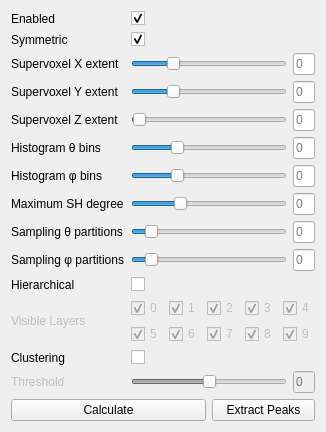
<?xml version="1.0" encoding="UTF-8"?>
<ui version="4.0">
 <class>odf_toolbox</class>
 <widget class="QWidget" name="odf_toolbox">
  <property name="geometry">
   <rect>
    <x>0</x>
    <y>0</y>
    <width>295</width>
    <height>428</height>
   </rect>
  </property>
  <property name="windowTitle">
   <string>Orientation Distribution Function Toolbox</string>
  </property>
  <layout class="QGridLayout" name="gridLayout">
   <item row="0" column="0">
    <widget class="QLabel" name="label_enabled">
     <property name="text">
      <string>Enabled</string>
     </property>
    </widget>
   </item>
   <item row="0" column="1">
    <widget class="QCheckBox" name="checkbox_enabled">
     <property name="layoutDirection">
      <enum>Qt::LeftToRight</enum>
     </property>
     <property name="text">
      <string/>
     </property>
     <property name="checked">
      <bool>true</bool>
     </property>
    </widget>
   </item>
   <item row="1" column="0">
    <widget class="QLabel" name="label_even_only">
     <property name="text">
      <string>Symmetric</string>
     </property>
    </widget>
   </item>
   <item row="1" column="1">
    <widget class="QCheckBox" name="checkbox_even_only">
     <property name="layoutDirection">
      <enum>Qt::LeftToRight</enum>
     </property>
     <property name="text">
      <string/>
     </property>
     <property name="checked">
      <bool>true</bool>
     </property>
    </widget>
   </item>
   <item row="2" column="0">
    <widget class="QLabel" name="label_vector_block_x">
     <property name="enabled">
      <bool>true</bool>
     </property>
     <property name="text">
      <string>Supervoxel X extent</string>
     </property>
    </widget>
   </item>
   <item row="2" column="1" colspan="2">
    <widget class="QSlider" name="slider_vector_block_x">
     <property name="sizePolicy">
      <sizepolicy hsizetype="Preferred" vsizetype="Preferred">
       <horstretch>4</horstretch>
       <verstretch>0</verstretch>
      </sizepolicy>
     </property>
     <property name="minimumSize">
      <size>
       <width>0</width>
       <height>0</height>
      </size>
     </property>
     <property name="maximum">
      <number>256</number>
     </property>
     <property name="singleStep">
      <number>1</number>
     </property>
     <property name="value">
      <number>64</number>
     </property>
     <property name="orientation">
      <enum>Qt::Horizontal</enum>
     </property>
     <property name="tickPosition">
      <enum>QSlider::NoTicks</enum>
     </property>
     <property name="tickInterval">
      <number>1</number>
     </property>
    </widget>
   </item>
   <item row="2" column="3">
    <widget class="QLineEdit" name="line_edit_vector_block_x">
     <property name="sizePolicy">
      <sizepolicy hsizetype="Preferred" vsizetype="Preferred">
       <horstretch>1</horstretch>
       <verstretch>0</verstretch>
      </sizepolicy>
     </property>
     <property name="text">
      <string/>
     </property>
     <property name="alignment">
      <set>Qt::AlignLeading|Qt::AlignLeft|Qt::AlignVCenter</set>
     </property>
     <property name="placeholderText">
      <string>0</string>
     </property>
    </widget>
   </item>
   <item row="3" column="0">
    <widget class="QLabel" name="label_vector_block_y">
     <property name="enabled">
      <bool>true</bool>
     </property>
     <property name="text">
      <string>Supervoxel Y extent</string>
     </property>
    </widget>
   </item>
   <item row="3" column="1" colspan="2">
    <widget class="QSlider" name="slider_vector_block_y">
     <property name="sizePolicy">
      <sizepolicy hsizetype="Preferred" vsizetype="Preferred">
       <horstretch>4</horstretch>
       <verstretch>0</verstretch>
      </sizepolicy>
     </property>
     <property name="minimumSize">
      <size>
       <width>0</width>
       <height>0</height>
      </size>
     </property>
     <property name="maximum">
      <number>256</number>
     </property>
     <property name="singleStep">
      <number>1</number>
     </property>
     <property name="value">
      <number>64</number>
     </property>
     <property name="orientation">
      <enum>Qt::Horizontal</enum>
     </property>
    </widget>
   </item>
   <item row="3" column="3">
    <widget class="QLineEdit" name="line_edit_vector_block_y">
     <property name="sizePolicy">
      <sizepolicy hsizetype="Preferred" vsizetype="Preferred">
       <horstretch>1</horstretch>
       <verstretch>0</verstretch>
      </sizepolicy>
     </property>
     <property name="text">
      <string/>
     </property>
     <property name="alignment">
      <set>Qt::AlignLeading|Qt::AlignLeft|Qt::AlignVCenter</set>
     </property>
     <property name="placeholderText">
      <string>0</string>
     </property>
    </widget>
   </item>
   <item row="4" column="0">
    <widget class="QLabel" name="label_vector_block_z">
     <property name="enabled">
      <bool>true</bool>
     </property>
     <property name="text">
      <string>Supervoxel Z extent</string>
     </property>
    </widget>
   </item>
   <item row="4" column="1" colspan="2">
    <widget class="QSlider" name="slider_vector_block_z">
     <property name="sizePolicy">
      <sizepolicy hsizetype="Preferred" vsizetype="Preferred">
       <horstretch>4</horstretch>
       <verstretch>0</verstretch>
      </sizepolicy>
     </property>
     <property name="minimumSize">
      <size>
       <width>0</width>
       <height>0</height>
      </size>
     </property>
     <property name="maximum">
      <number>256</number>
     </property>
     <property name="singleStep">
      <number>1</number>
     </property>
     <property name="value">
      <number>1</number>
     </property>
     <property name="orientation">
      <enum>Qt::Horizontal</enum>
     </property>
    </widget>
   </item>
   <item row="4" column="3">
    <widget class="QLineEdit" name="line_edit_vector_block_z">
     <property name="sizePolicy">
      <sizepolicy hsizetype="Preferred" vsizetype="Preferred">
       <horstretch>1</horstretch>
       <verstretch>0</verstretch>
      </sizepolicy>
     </property>
     <property name="text">
      <string/>
     </property>
     <property name="alignment">
      <set>Qt::AlignLeading|Qt::AlignLeft|Qt::AlignVCenter</set>
     </property>
     <property name="placeholderText">
      <string>0</string>
     </property>
    </widget>
   </item>
   <item row="5" column="0">
    <widget class="QLabel" name="label_histogram_theta">
     <property name="enabled">
      <bool>true</bool>
     </property>
     <property name="text">
      <string>Histogram θ bins</string>
     </property>
    </widget>
   </item>
   <item row="5" column="1" colspan="2">
    <widget class="QSlider" name="slider_histogram_theta">
     <property name="sizePolicy">
      <sizepolicy hsizetype="Preferred" vsizetype="Preferred">
       <horstretch>4</horstretch>
       <verstretch>0</verstretch>
      </sizepolicy>
     </property>
     <property name="minimumSize">
      <size>
       <width>0</width>
       <height>0</height>
      </size>
     </property>
     <property name="maximum">
      <number>360</number>
     </property>
     <property name="value">
      <number>100</number>
     </property>
     <property name="orientation">
      <enum>Qt::Horizontal</enum>
     </property>
    </widget>
   </item>
   <item row="5" column="3">
    <widget class="QLineEdit" name="line_edit_histogram_theta">
     <property name="sizePolicy">
      <sizepolicy hsizetype="Preferred" vsizetype="Preferred">
       <horstretch>1</horstretch>
       <verstretch>0</verstretch>
      </sizepolicy>
     </property>
     <property name="text">
      <string/>
     </property>
     <property name="alignment">
      <set>Qt::AlignLeading|Qt::AlignLeft|Qt::AlignVCenter</set>
     </property>
     <property name="placeholderText">
      <string>0</string>
     </property>
    </widget>
   </item>
   <item row="6" column="0">
    <widget class="QLabel" name="label_histogram_phi">
     <property name="enabled">
      <bool>true</bool>
     </property>
     <property name="text">
      <string>Histogram φ bins</string>
     </property>
    </widget>
   </item>
   <item row="6" column="1" colspan="2">
    <widget class="QSlider" name="slider_histogram_phi">
     <property name="sizePolicy">
      <sizepolicy hsizetype="Preferred" vsizetype="Preferred">
       <horstretch>4</horstretch>
       <verstretch>0</verstretch>
      </sizepolicy>
     </property>
     <property name="minimumSize">
      <size>
       <width>0</width>
       <height>0</height>
      </size>
     </property>
     <property name="maximum">
      <number>180</number>
     </property>
     <property name="value">
      <number>50</number>
     </property>
     <property name="orientation">
      <enum>Qt::Horizontal</enum>
     </property>
    </widget>
   </item>
   <item row="6" column="3">
    <widget class="QLineEdit" name="line_edit_histogram_phi">
     <property name="sizePolicy">
      <sizepolicy hsizetype="Preferred" vsizetype="Preferred">
       <horstretch>1</horstretch>
       <verstretch>0</verstretch>
      </sizepolicy>
     </property>
     <property name="text">
      <string/>
     </property>
     <property name="alignment">
      <set>Qt::AlignLeading|Qt::AlignLeft|Qt::AlignVCenter</set>
     </property>
     <property name="placeholderText">
      <string>0</string>
     </property>
    </widget>
   </item>
   <item row="7" column="0">
    <widget class="QLabel" name="label_maximum_sh_degree">
     <property name="enabled">
      <bool>true</bool>
     </property>
     <property name="text">
      <string>Maximum SH degree</string>
     </property>
    </widget>
   </item>
   <item row="7" column="1" colspan="2">
    <widget class="QSlider" name="slider_maximum_sh_degree">
     <property name="sizePolicy">
      <sizepolicy hsizetype="Preferred" vsizetype="Preferred">
       <horstretch>4</horstretch>
       <verstretch>0</verstretch>
      </sizepolicy>
     </property>
     <property name="minimumSize">
      <size>
       <width>0</width>
       <height>0</height>
      </size>
     </property>
     <property name="maximum">
      <number>20</number>
     </property>
     <property name="value">
      <number>6</number>
     </property>
     <property name="orientation">
      <enum>Qt::Horizontal</enum>
     </property>
    </widget>
   </item>
   <item row="7" column="3">
    <widget class="QLineEdit" name="line_edit_maximum_sh_degree">
     <property name="sizePolicy">
      <sizepolicy hsizetype="Preferred" vsizetype="Preferred">
       <horstretch>1</horstretch>
       <verstretch>0</verstretch>
      </sizepolicy>
     </property>
     <property name="text">
      <string/>
     </property>
     <property name="alignment">
      <set>Qt::AlignLeading|Qt::AlignLeft|Qt::AlignVCenter</set>
     </property>
     <property name="placeholderText">
      <string>0</string>
     </property>
    </widget>
   </item>
   <item row="8" column="0">
    <widget class="QLabel" name="label_sampling_theta">
     <property name="enabled">
      <bool>true</bool>
     </property>
     <property name="text">
      <string>Sampling θ partitions</string>
     </property>
    </widget>
   </item>
   <item row="8" column="1" colspan="2">
    <widget class="QSlider" name="slider_sampling_theta">
     <property name="sizePolicy">
      <sizepolicy hsizetype="Preferred" vsizetype="Preferred">
       <horstretch>4</horstretch>
       <verstretch>0</verstretch>
      </sizepolicy>
     </property>
     <property name="minimumSize">
      <size>
       <width>0</width>
       <height>0</height>
      </size>
     </property>
     <property name="maximum">
      <number>360</number>
     </property>
     <property name="value">
      <number>32</number>
     </property>
     <property name="orientation">
      <enum>Qt::Horizontal</enum>
     </property>
    </widget>
   </item>
   <item row="8" column="3">
    <widget class="QLineEdit" name="line_edit_sampling_theta">
     <property name="sizePolicy">
      <sizepolicy hsizetype="Preferred" vsizetype="Preferred">
       <horstretch>1</horstretch>
       <verstretch>0</verstretch>
      </sizepolicy>
     </property>
     <property name="text">
      <string/>
     </property>
     <property name="alignment">
      <set>Qt::AlignLeading|Qt::AlignLeft|Qt::AlignVCenter</set>
     </property>
     <property name="placeholderText">
      <string>0</string>
     </property>
    </widget>
   </item>
   <item row="9" column="0">
    <widget class="QLabel" name="label_sampling_phi">
     <property name="enabled">
      <bool>true</bool>
     </property>
     <property name="text">
      <string>Sampling φ partitions</string>
     </property>
    </widget>
   </item>
   <item row="9" column="1" colspan="2">
    <widget class="QSlider" name="slider_sampling_phi">
     <property name="sizePolicy">
      <sizepolicy hsizetype="Preferred" vsizetype="Preferred">
       <horstretch>4</horstretch>
       <verstretch>0</verstretch>
      </sizepolicy>
     </property>
     <property name="minimumSize">
      <size>
       <width>0</width>
       <height>0</height>
      </size>
     </property>
     <property name="maximum">
      <number>180</number>
     </property>
     <property name="value">
      <number>16</number>
     </property>
     <property name="orientation">
      <enum>Qt::Horizontal</enum>
     </property>
    </widget>
   </item>
   <item row="9" column="3">
    <widget class="QLineEdit" name="line_edit_sampling_phi">
     <property name="sizePolicy">
      <sizepolicy hsizetype="Preferred" vsizetype="Preferred">
       <horstretch>1</horstretch>
       <verstretch>0</verstretch>
      </sizepolicy>
     </property>
     <property name="text">
      <string/>
     </property>
     <property name="alignment">
      <set>Qt::AlignLeading|Qt::AlignLeft|Qt::AlignVCenter</set>
     </property>
     <property name="placeholderText">
      <string>0</string>
     </property>
    </widget>
   </item>
   <item row="10" column="0">
    <widget class="QLabel" name="label_hierarchical">
     <property name="text">
      <string>Hierarchical</string>
     </property>
    </widget>
   </item>
   <item row="10" column="1">
    <widget class="QCheckBox" name="checkbox_hierarchical">
     <property name="enabled">
      <bool>true</bool>
     </property>
     <property name="toolTip">
      <string>See [HDAG2017].</string>
     </property>
     <property name="layoutDirection">
      <enum>Qt::LeftToRight</enum>
     </property>
     <property name="text">
      <string/>
     </property>
     <property name="checked">
      <bool>false</bool>
     </property>
    </widget>
   </item>
   <item row="11" column="0">
    <widget class="QLabel" name="label_layer_checkboxes">
     <property name="enabled">
      <bool>false</bool>
     </property>
     <property name="text">
      <string>Visible Layers</string>
     </property>
    </widget>
   </item>
   <item row="11" column="1" colspan="3">
    <widget class="QWidget" name="layout_layer_checkboxes" native="true">
     <property name="enabled">
      <bool>false</bool>
     </property>
     <layout class="QGridLayout" name="layout_depth_checkboxes">
      <property name="leftMargin">
       <number>0</number>
      </property>
      <property name="topMargin">
       <number>0</number>
      </property>
      <property name="rightMargin">
       <number>0</number>
      </property>
      <property name="bottomMargin">
       <number>0</number>
      </property>
      <property name="spacing">
       <number>6</number>
      </property>
      <item row="1" column="0">
       <widget class="QCheckBox" name="checkbox_depth_5">
        <property name="text">
         <string>5</string>
        </property>
        <property name="checked">
         <bool>true</bool>
        </property>
       </widget>
      </item>
      <item row="1" column="2">
       <widget class="QCheckBox" name="checkbox_depth_7">
        <property name="text">
         <string>7</string>
        </property>
        <property name="checked">
         <bool>true</bool>
        </property>
       </widget>
      </item>
      <item row="0" column="4">
       <widget class="QCheckBox" name="checkbox_depth_4">
        <property name="text">
         <string>4</string>
        </property>
        <property name="checked">
         <bool>true</bool>
        </property>
       </widget>
      </item>
      <item row="1" column="3">
       <widget class="QCheckBox" name="checkbox_depth_8">
        <property name="text">
         <string>8</string>
        </property>
        <property name="checked">
         <bool>true</bool>
        </property>
       </widget>
      </item>
      <item row="0" column="3">
       <widget class="QCheckBox" name="checkbox_depth_3">
        <property name="text">
         <string>3</string>
        </property>
        <property name="checked">
         <bool>true</bool>
        </property>
       </widget>
      </item>
      <item row="1" column="1">
       <widget class="QCheckBox" name="checkbox_depth_6">
        <property name="text">
         <string>6</string>
        </property>
        <property name="checked">
         <bool>true</bool>
        </property>
       </widget>
      </item>
      <item row="0" column="0">
       <widget class="QCheckBox" name="checkbox_depth_0">
        <property name="toolTip">
         <string/>
        </property>
        <property name="text">
         <string>0</string>
        </property>
        <property name="checked">
         <bool>true</bool>
        </property>
       </widget>
      </item>
      <item row="0" column="2">
       <widget class="QCheckBox" name="checkbox_depth_2">
        <property name="text">
         <string>2</string>
        </property>
        <property name="checked">
         <bool>true</bool>
        </property>
       </widget>
      </item>
      <item row="0" column="1">
       <widget class="QCheckBox" name="checkbox_depth_1">
        <property name="text">
         <string>1</string>
        </property>
        <property name="checked">
         <bool>true</bool>
        </property>
       </widget>
      </item>
      <item row="1" column="4">
       <widget class="QCheckBox" name="checkbox_depth_9">
        <property name="text">
         <string>9</string>
        </property>
        <property name="checked">
         <bool>true</bool>
        </property>
       </widget>
      </item>
     </layout>
    </widget>
   </item>
   <item row="12" column="0">
    <widget class="QLabel" name="label_clustering_enabled">
     <property name="text">
      <string>Clustering</string>
     </property>
    </widget>
   </item>
   <item row="12" column="1">
    <widget class="QCheckBox" name="checkbox_clustering_enabled">
     <property name="enabled">
      <bool>true</bool>
     </property>
     <property name="toolTip">
      <string>See [HDAG2017].</string>
     </property>
     <property name="layoutDirection">
      <enum>Qt::LeftToRight</enum>
     </property>
     <property name="text">
      <string/>
     </property>
     <property name="checked">
      <bool>false</bool>
     </property>
    </widget>
   </item>
   <item row="13" column="0">
    <widget class="QLabel" name="label_threshold">
     <property name="enabled">
      <bool>false</bool>
     </property>
     <property name="text">
      <string>Threshold</string>
     </property>
    </widget>
   </item>
   <item row="13" column="1" colspan="2">
    <widget class="QSlider" name="slider_threshold">
     <property name="enabled">
      <bool>false</bool>
     </property>
     <property name="sizePolicy">
      <sizepolicy hsizetype="Preferred" vsizetype="Preferred">
       <horstretch>4</horstretch>
       <verstretch>0</verstretch>
      </sizepolicy>
     </property>
     <property name="minimumSize">
      <size>
       <width>0</width>
       <height>0</height>
      </size>
     </property>
     <property name="toolTip">
      <string>See [HDAG2017].</string>
     </property>
     <property name="maximum">
      <number>1000</number>
     </property>
     <property name="value">
      <number>500</number>
     </property>
     <property name="orientation">
      <enum>Qt::Horizontal</enum>
     </property>
    </widget>
   </item>
   <item row="13" column="3">
    <widget class="QLineEdit" name="line_edit_threshold">
     <property name="enabled">
      <bool>false</bool>
     </property>
     <property name="sizePolicy">
      <sizepolicy hsizetype="Preferred" vsizetype="Preferred">
       <horstretch>1</horstretch>
       <verstretch>0</verstretch>
      </sizepolicy>
     </property>
     <property name="text">
      <string/>
     </property>
     <property name="alignment">
      <set>Qt::AlignLeading|Qt::AlignLeft|Qt::AlignVCenter</set>
     </property>
     <property name="placeholderText">
      <string>0</string>
     </property>
    </widget>
   </item>
   <item row="14" column="0" colspan="2">
    <widget class="QPushButton" name="button_calculate">
     <property name="text">
      <string>Calculate</string>
     </property>
    </widget>
   </item>
   <item row="14" column="2" colspan="2">
    <widget class="QPushButton" name="button_extract_peaks">
     <property name="text">
      <string>Extract Peaks</string>
     </property>
    </widget>
   </item>
   <item row="15" column="0">
    <spacer name="spacer">
     <property name="orientation">
      <enum>Qt::Vertical</enum>
     </property>
     <property name="sizeHint" stdset="0">
      <size>
       <width>96</width>
       <height>67</height>
      </size>
     </property>
    </spacer>
   </item>
  </layout>
 </widget>
 <tabstops>
  <tabstop>checkbox_enabled</tabstop>
  <tabstop>checkbox_even_only</tabstop>
  <tabstop>slider_vector_block_x</tabstop>
  <tabstop>slider_vector_block_y</tabstop>
  <tabstop>slider_vector_block_z</tabstop>
  <tabstop>slider_histogram_theta</tabstop>
  <tabstop>slider_histogram_phi</tabstop>
  <tabstop>slider_maximum_sh_degree</tabstop>
  <tabstop>slider_sampling_theta</tabstop>
  <tabstop>slider_sampling_phi</tabstop>
  <tabstop>line_edit_vector_block_x</tabstop>
  <tabstop>line_edit_vector_block_y</tabstop>
  <tabstop>line_edit_vector_block_z</tabstop>
  <tabstop>line_edit_histogram_theta</tabstop>
  <tabstop>line_edit_histogram_phi</tabstop>
  <tabstop>line_edit_maximum_sh_degree</tabstop>
  <tabstop>line_edit_sampling_theta</tabstop>
  <tabstop>line_edit_sampling_phi</tabstop>
  <tabstop>checkbox_hierarchical</tabstop>
  <tabstop>checkbox_depth_0</tabstop>
  <tabstop>checkbox_depth_1</tabstop>
  <tabstop>checkbox_depth_2</tabstop>
  <tabstop>checkbox_depth_3</tabstop>
  <tabstop>checkbox_depth_4</tabstop>
  <tabstop>checkbox_depth_5</tabstop>
  <tabstop>checkbox_depth_6</tabstop>
  <tabstop>checkbox_depth_7</tabstop>
  <tabstop>checkbox_depth_8</tabstop>
  <tabstop>checkbox_depth_9</tabstop>
  <tabstop>checkbox_clustering_enabled</tabstop>
  <tabstop>slider_threshold</tabstop>
  <tabstop>line_edit_threshold</tabstop>
  <tabstop>button_calculate</tabstop>
  <tabstop>button_extract_peaks</tabstop>
 </tabstops>
 <resources/>
 <connections/>
</ui>
